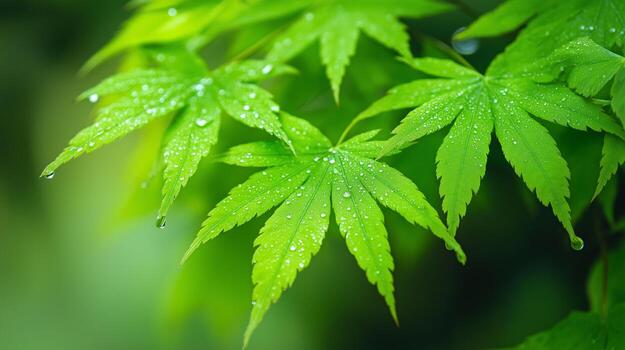
#> input picture week_1/Assignment/img.jpg, 625 x 350 px
$ jupyter execute assignment.ipynb
#> lines starting #> are read from the running program, lines starting #| are printed output that depends on the picture
# Assignment: Reading and Visualizing Images in Python

**Course:** Introduction to Image Processing / Computer Vision
**Date:** 2026-02-27

---

## Learning Objectives
- Read images using different Python libraries
- Understand differences between image formats and data types
- Convert between color spaces
- Visualize and process images using NumPy-based tools

## 0) Environment Setup

[cell 1]
import os
import numpy as np
import matplotlib.pyplot as plt
import matplotlib.image as mpimg
import cv2
from PIL import Image
from skimage import io
from skimage.util import img_as_float

print("OpenCV:", cv2.__version__)

IMAGE_PATH = "img.jpg"

## Part 1: Using PIL (Pillow)

PIL loads images as **PIL Image objects**, not NumPy arrays.

[cell 2]
pil_img = Image.open(IMAGE_PATH)
#> pil_img is the input picture: PIL image 625x350 RGB; mean R, G, B 76.2, 138.8, 29.8
print("Image type:", type(pil_img))
#| Image type: <class 'PIL.JpegImagePlugin.JpegImageFile'>
print("Image size:", pil_img.size)
#| Image size: (625, 350)
print("Image mode:", pil_img.mode)
#| Image mode: RGB

plt.figure(figsize=(5,5))
plt.imshow(pil_img)
plt.title("PIL Image")
plt.axis('off')
plt.show()

### Task 1.1: PIL → NumPy Conversion

[cell 3]
img_array = np.array(pil_img)
print("Array shape:", img_array.shape)
#| Array shape: (350, 625, 3)
print("Array dtype:", img_array.dtype)
#| Array dtype: uint8

## Part 2: Matplotlib Image Reading

Matplotlib reads images directly as NumPy arrays.

[cell 4]
# TODO 3:
# 1. Read the image using matplotlib.image.imread
# 2. Print its shape
# 3. Display it using plt.imshow

mpl_img = mpimg.imread(IMAGE_PATH)
print("Image shape:", mpl_img.shape)
#| Image shape: (350, 625, 3)

plt.figure(figsize=(5,5))
plt.imshow(mpl_img)
plt.title("Matplotlib Image")
plt.axis('off')
plt.show()

### Concept Question
**Q:** Why does Matplotlib treat images as NumPy arrays?

**A:** Matplotlib treats images as NumPy arrays because NumPy provides efficient numerical operations and easy manipulation of multi-dimensional data, making it ideal for image processing and visualization.

## Part 3: scikit-image

scikit-image works with well-defined data ranges.

[cell 5]
# TODO 4:
# 1. Read the image using skimage.io.imread
# 2. Convert it to float using img_as_float
# 3. Print min and max pixel values
# 4. Display the image

sk_img = io.imread(IMAGE_PATH)
sk_img_float = img_as_float(sk_img)

print("Min pixel value:", sk_img_float.min())
#| Min pixel value: 0.0
print("Max pixel value:", sk_img_float.max())
#| Max pixel value: 1.0

plt.figure(figsize=(5,5))
plt.imshow(sk_img_float)
plt.title("scikit-image (float)")
plt.axis('off')
plt.show()

### Task 3.1: Data Type Exploration

**Q:** Why is using `astype(float)` discouraged compared to `img_as_float`?

**A:** `img_as_float` properly scales the pixel values to [0,1] range while preserving the image's dynamic range, whereas `astype(float)` simply converts the data type without proper scaling, which can lead to incorrect values (e.g., 255 becomes 255.0 instead of 1.0).

## Part 4: OpenCV

⚠️ OpenCV loads color images in **BGR** format.

[cell 6]
# TODO 5:
# 1. Read the image in grayscale and color using OpenCV
# 2. Convert the color image from BGR to RGB
# 3. Display the RGB image using matplotlib

img_cv_color = cv2.imread(IMAGE_PATH, cv2.IMREAD_COLOR)
img_cv_gray = cv2.imread(IMAGE_PATH, cv2.IMREAD_GRAYSCALE)
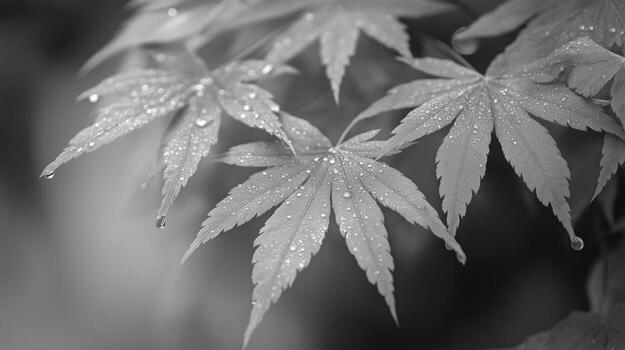
#> img_cv_gray: shape (350, 625); min 0, max 255, mean 107.6

img_cv_rgb = cv2.cvtColor(img_cv_color, cv2.COLOR_BGR2RGB)

plt.figure(figsize=(10,5))
plt.subplot(1,2,1); plt.imshow(img_cv_rgb); plt.title("RGB (OpenCV)"); plt.axis('off')
plt.subplot(1,2,2); plt.imshow(img_cv_gray, cmap='gray'); plt.title("Grayscale"); plt.axis('off')
plt.show()
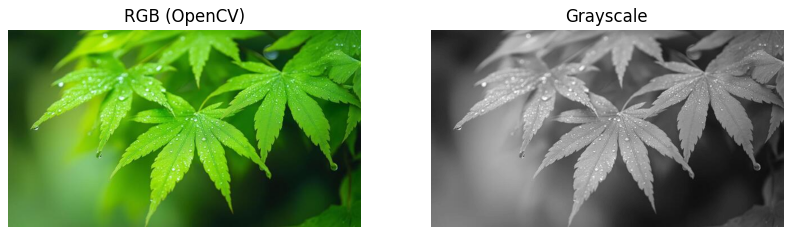
#> figure drawn by matplotlib, 2 panels

### Task 4.1: Image Processing

Apply **Canny edge detection** on the grayscale image and display the result.

[cell 7]
# TODO 6:
# Perform edge detection using cv2.Canny

edges = cv2.Canny(img_cv_gray, 100, 200)
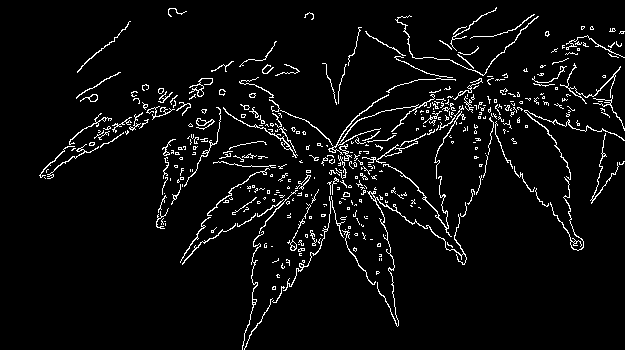
#> edges: shape (350, 625); 4.8% white in thin lines or dots

plt.figure(figsize=(10,5))
plt.subplot(1,2,1); plt.imshow(img_cv_gray, cmap='gray'); plt.title("Original Grayscale"); plt.axis('off')
plt.subplot(1,2,2); plt.imshow(edges, cmap='gray'); plt.title("Canny Edges"); plt.axis('off')
plt.show()
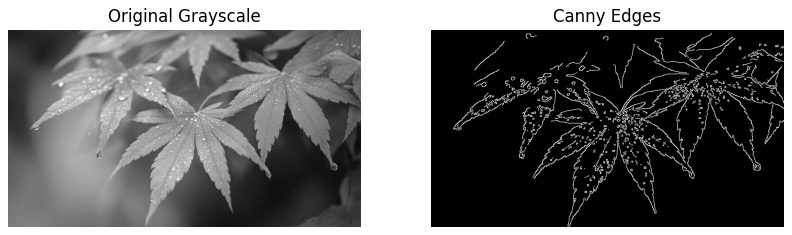
#> figure drawn by matplotlib, 2 panels
